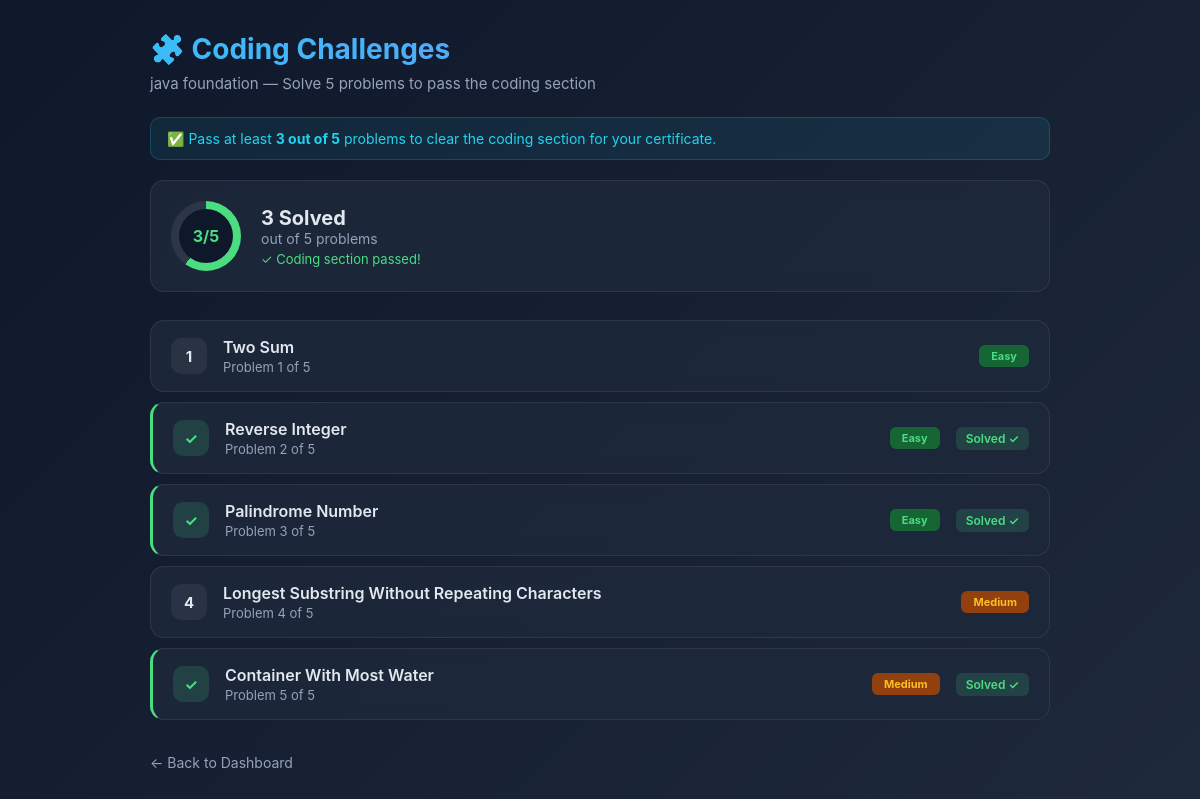
The app's page /coding/1/problems (signed in) with its own data.
### tables this page shows
CREATE TABLE courses(
        id integer primary key autoincrement,
        title text,
        description text,
        video_url text,
        category text,
        order_index integer default 0
    , pdf_file TEXT DEFAULT '');

CREATE TABLE coding_problems (
        id INTEGER PRIMARY KEY AUTOINCREMENT,
        course_id INTEGER,
        title TEXT,
        difficulty TEXT,
        description TEXT,
        examples TEXT,
        constraints TEXT,
        starter_code TEXT,
        test_cases TEXT,
        FOREIGN KEY(course_id) REFERENCES courses(id)
    );

### app.py (the view)
@app.route("/coding/<int:course_id>/problems")
def coding_problems_list(course_id):
    u = current_user()
    if not u:
        return redirect(url_for("index"))
    conn = db()
    problems = conn.execute("SELECT * FROM coding_problems WHERE course_id=? ORDER BY id", (course_id,)).fetchall()
    course = conn.execute("SELECT * FROM courses WHERE id=?", (course_id,)).fetchone()
    solved = conn.execute(
        "SELECT DISTINCT problem_id FROM coding_submissions WHERE user_id=? AND passed=1",
        (u["id"],)
    ).fetchall()
    solved_ids = [s["problem_id"] for s in solved]
    conn.close()
    return render_template("coding_list.html", user=u, course=course, problems=problems, solved_ids=solved_ids)

### app.py (called while the page is built)
def db():
    conn = sqlite3.connect(DB_PATH)
    conn.row_factory = sqlite3.Row
    return conn

def current_user():
    if "user_id" in session:
        conn = db()
        u = conn.execute("select * from users where id=?", (session["user_id"],)).fetchone()
        conn.close()
        return u
    return None

### templates/coding_list.html (shortened to what this page needs)
<!doctype html>
<html lang="en">
<head>
</head>
<body>
<div class="container">
  <h1>🧩 Coding Challenges</h1>
  <div class="subtitle">{{ course.title }} — Solve {{ problems|length }} problems to pass the coding section</div>
  <div class="pass-info">
    ✅ Pass at least <strong>3 out of {{ problems|length }}</strong> problems to clear the coding section for your certificate.
  </div>
  {% set solved_count = solved_ids|length %}
  {% set pct = (solved_count / problems|length * 100) if problems|length > 0 else 0 %}
  <div class="progress-summary" style="--pct:{{ pct|int }}">
    <div class="progress-circle">
      <div class="inner">{{ solved_count }}/{{ problems|length }}</div>
    </div>
    <div class="progress-info">
      <div class="prog-value">{{ solved_count }} Solved</div>
      <div class="prog-label">out of {{ problems|length }} problems</div>
      <div class="prog-status">
        {% if solved_count >= 3 %}
        <span style="color:var(--success);">✓ Coding section passed!</span>
        {% else %}
        <span style="color:var(--warning);">{{ 3 - solved_count }} more needed to pass</span>
        {% endif %}
      </div>
    </div>
  </div>
  {% for p in problems %}
  <a href="{{ url_for('coding_problem', problem_id=p.id) }}" class="problem-card {% if p.id in solved_ids %}solved{% endif %}">
    <div class="problem-num">
      {% if p.id in solved_ids %}✓{% else %}{{ loop.index }}{% endif %}
    </div>
    <div class="problem-info">
      <div class="problem-title">{{ p.title }}</div>
      <div class="problem-meta">Problem {{ loop.index }} of {{ problems|length }}</div>
    </div>
    <span class="difficulty-badge {{ p.difficulty|lower }}">{{ p.difficulty }}</span>
    {% if p.id in solved_ids %}
    <span class="solved-badge">Solved ✓</span>
    {% endif %}
  </a>
  {% endfor %}
  <a href="{{ url_for('student_index') }}" class="back-link">← Back to Dashboard</a>
</div>
</body>
</html>

### templates/coding_list.html (style rules this page uses)
:root { --bg: #0f172a; --card: rgba(30,41,59,0.85); --border: rgba(255,255,255,0.08); --accent: #22d3ee; --success: #4ade80; --danger: #f87171; --warning: #fbbf24; --muted: #94a3b8; --text: #e2e8f0; }
* { margin:0; padding:0; box-sizing:border-box; }
body { font-family:'Inter',system-ui,sans-serif; background:linear-gradient(135deg,#0f172a,#1e293b); color:var(--text); min-height:100vh; padding:32px; }
.container { max-width:900px; margin:0 auto; }
h1 { font-size:28px; font-weight:700; background:linear-gradient(135deg,#38bdf8,#818cf8); -webkit-background-clip:text; -webkit-text-fill-color:transparent; background-clip:text; margin-bottom:8px; }
.subtitle { color:var(--muted); font-size:15px; margin-bottom:24px; }
.progress-summary { background:var(--card); border:1px solid var(--border); border-radius:14px; padding:20px; margin-bottom:28px; display:flex; align-items:center; gap:20px; backdrop-filter:blur(8px); }
.progress-circle { width:70px; height:70px; border-radius:50%; background:conic-gradient(var(--success) calc(var(--pct) * 1%), rgba(255,255,255,0.08) 0); display:flex; align-items:center; justify-content:center; font-size:18px; font-weight:700; }
.progress-circle .inner { width:54px; height:54px; border-radius:50%; background:var(--bg); display:flex; align-items:center; justify-content:center; font-size:16px; color:var(--success); }
.progress-info .prog-label { font-size:14px; color:var(--muted); }
.progress-info .prog-value { font-size:20px; font-weight:700; color:var(--text); }
.progress-info .prog-status { font-size:13px; margin-top:4px; }
.problem-card { display:flex; align-items:center; gap:16px; background:var(--card); border:1px solid var(--border); border-radius:14px; padding:16px 20px; margin-bottom:10px; text-decoration:none; color:var(--text); transition:all 0.25s ease; backdrop-filter:blur(8px); }
.problem-card.solved { border-left:3px solid var(--success); }
.problem-num { width:36px; height:36px; border-radius:10px; display:flex; align-items:center; justify-content:center; font-weight:700; font-size:15px; background:rgba(255,255,255,0.06); }
.problem-card.solved .problem-num { background:rgba(74,222,128,0.15); color:var(--success); }
.problem-info { flex:1; }
.problem-title { font-size:16px; font-weight:600; }
.problem-meta { font-size:13px; color:var(--muted); margin-top:2px; }
.difficulty-badge { padding:4px 12px; border-radius:6px; font-size:11px; font-weight:700; }
.difficulty-badge.easy { background:#166534; color:#4ade80; }
.difficulty-badge.medium { background:#92400e; color:#fbbf24; }
.solved-badge { background:rgba(74,222,128,0.15); color:var(--success); padding:4px 10px; border-radius:6px; font-size:12px; font-weight:600; }
.back-link { display:inline-block; margin-top:24px; color:var(--muted); text-decoration:none; font-size:14px; }
.pass-info { background:rgba(34,211,238,0.08); border:1px solid rgba(34,211,238,0.2); border-radius:10px; padding:12px 16px; margin-bottom:20px; font-size:14px; color:var(--accent); }

### records on screen
courses: title "java foundation"
coding_problems: title "Two Sum", problems "5", difficulty "Easy"
coding_problems: title "Reverse Integer", problems "5", difficulty "Easy", shows "Solved ✓"
coding_problems: title "Palindrome Number", problems "5", difficulty "Easy", shows "Solved ✓"
coding_problems: title "Longest Substring Without Repeating Characters", problems "5", difficulty "Medium"
coding_problems: title "Container With Most Water", problems "5", difficulty "Medium", shows "Solved ✓"

### other values on screen
{{ problems|length }} "5"
{{ solved_count }} "3"
